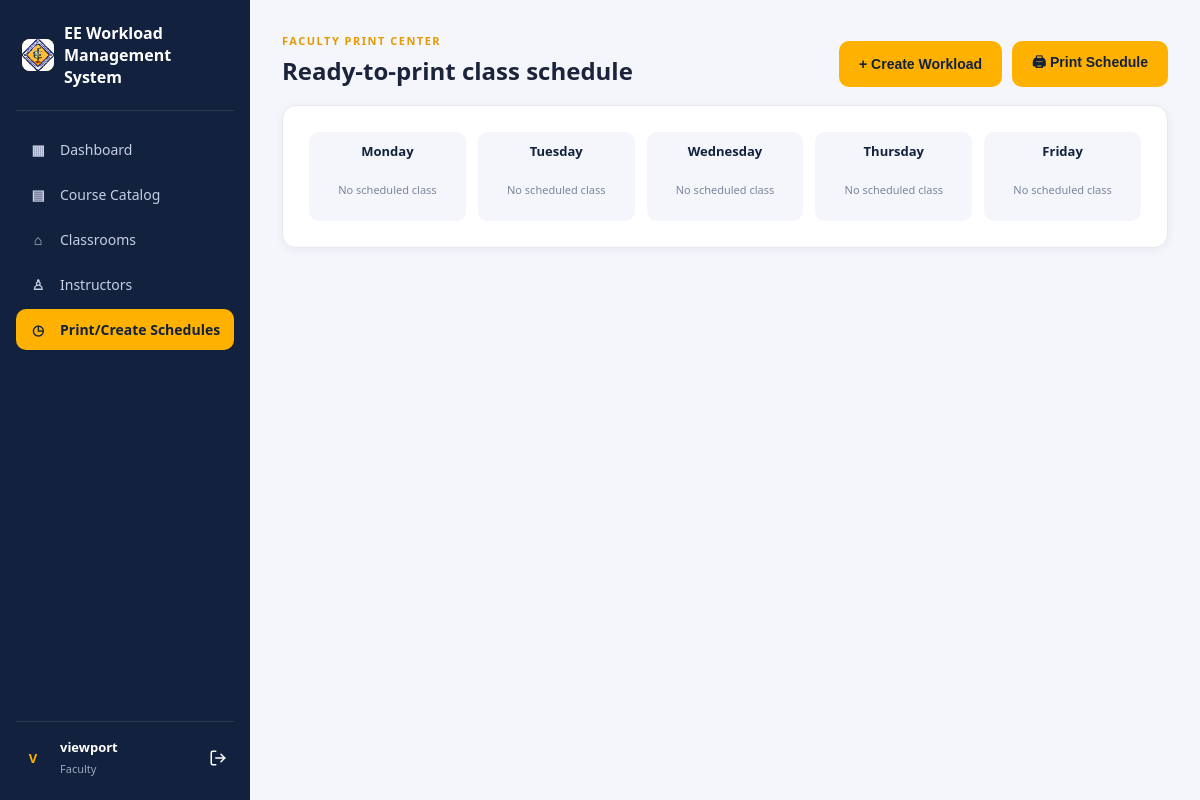
/schedule.php (signed in), run on an earlier commit of the app's database.
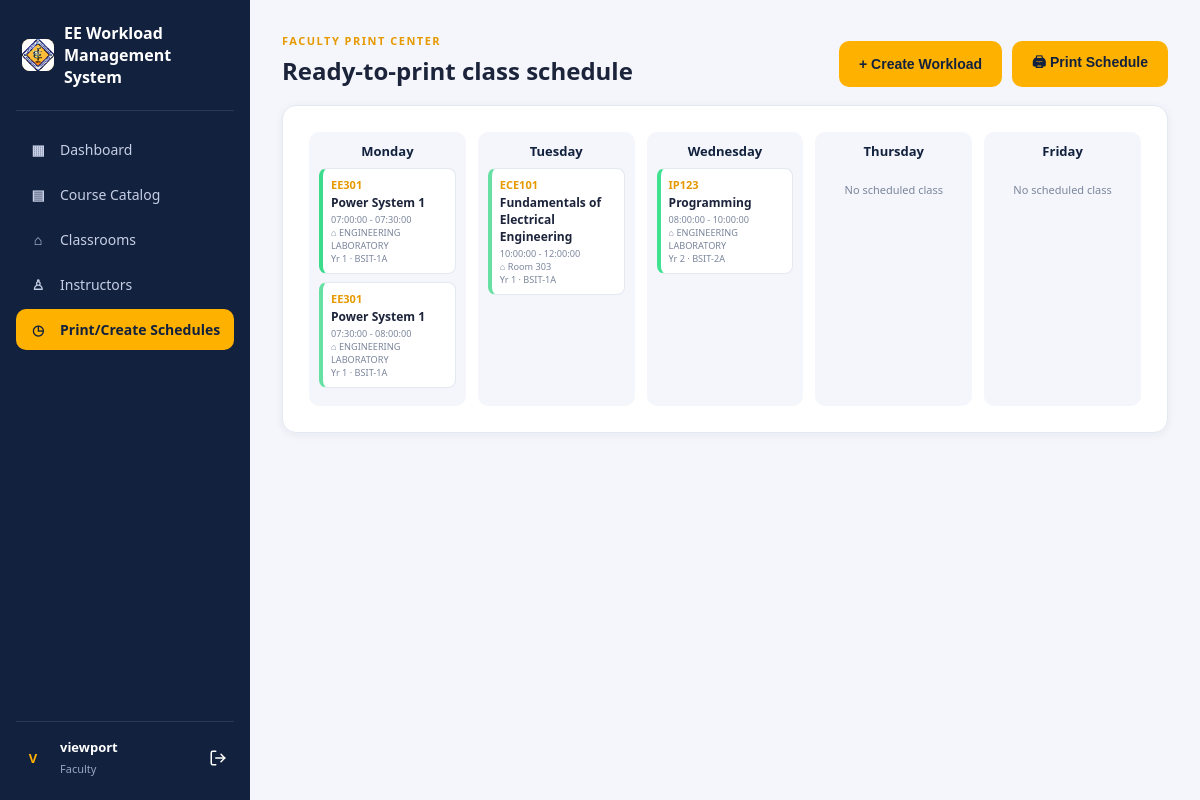
And on a later commit of the database.
### tables this page shows
CREATE TABLE `schedules` (
  `schedule_id` int(11) NOT NULL,
  `course_id` int(11) NOT NULL,
  `faculty_id` int(11) DEFAULT NULL,
  `room_id` int(11) NOT NULL,
  `section` varchar(20) DEFAULT NULL,
  `day_of_week` varchar(10) DEFAULT NULL,
  `start_time` time DEFAULT NULL,
  `end_time` time DEFAULT NULL,
  `cell_color` varchar(20) DEFAULT NULL
);

CREATE TABLE `courses` (
  `course_id` int(11) NOT NULL,
  `course_code` varchar(10) NOT NULL,
  `course_name` varchar(100) NOT NULL,
  `year_level` tinyint(4) NOT NULL,
  `units` tinyint(4) NOT NULL,
  `status` enum('Open','Closed') DEFAULT 'Open'
);

CREATE TABLE `rooms` (
  `room_id` int(11) NOT NULL,
  `room_code` varchar(100) NOT NULL,
  `room_name` varchar(50) NOT NULL,
  `capacity` int(11) DEFAULT NULL
);

### schedule.php (the view, shortened to what this page needs)
<?php
function h($v){ return htmlspecialchars((string)$v, ENT_QUOTES, 'UTF-8'); }
$db = new database();
$conn = $db->connect();
require 'includes/header.php';
?>
<link rel="stylesheet" href="assets/faculty_schedule.css">
<?php
$sql = "SELECT s.*, c.course_code, c.course_name, c.year_level,
               r.room_name
        FROM schedules s
        JOIN courses c ON c.course_id = s.course_id
        JOIN rooms r   ON r.room_id   = s.room_id
        ORDER BY FIELD(s.day_of_week,'Monday','Tuesday','Wednesday','Thursday','Friday'), s.start_time";
$result = $conn->query($sql);
$allEntries = $result ? $result->fetch_all(MYSQLI_ASSOC) : [];
$byDay = ['Monday'=>[], 'Tuesday'=>[], 'Wednesday'=>[], 'Thursday'=>[], 'Friday'=>[]];
foreach ($allEntries as $e) {
    if (isset($byDay[$e['day_of_week']])) $byDay[$e['day_of_week']][] = $e;
}
?>
<section class="page-section">
<div class="section-heading">
    <div><span class="eyebrow">FACULTY PRINT CENTER</span><h2>Ready-to-print class schedule</h2></div>
    <div class="schedule-toolbar-row">
        <button class="primary-btn" id="openCreateWorkload" type="button">+ Create Workload</button>
        <button class="primary-btn print-btn" type="button" onclick="window.print()">🖨 Print Schedule</button>
    </div>
</div>
<div class="printable-schedule" id="printableSchedule">
    <div class="schedule-grid">
    <?php foreach ($byDay as $day => $entries): ?>
        <div class="day-column">
            <div class="day-title"><?= h($day) ?></div>
            <?php foreach ($entries as $e): ?>
            <div class="schedule-item"
                 data-schedule-id="<?= h($e['schedule_id']) ?>"
                 data-course-id="<?= h($e['course_id']) ?>"
                 data-room-id="<?= h($e['room_id']) ?>"
                 data-day="<?= h($e['day_of_week']) ?>"
                 data-start="<?= h($e['start_time']) ?>"
                 data-end="<?= h($e['end_time']) ?>"
                 data-color="<?= h($e['cell_color']) ?>"
                 data-year="<?= h($e['year_level']) ?>"
                 data-section="<?= h($e['section']) ?>"
                 data-course="<?= h($e['course_code']) ?>"
                 data-name="<?= h($e['course_name']) ?>"
                 data-room="<?= h($e['room_name']) ?>"
                 style="border-left:4px solid <?= h($e['cell_color']) ?>">
                <span class="code"><?= h($e['course_code']) ?></span>
                <strong><?= h($e['course_name']) ?></strong>
                <small><?= h($e['start_time'].' - '.$e['end_time']) ?></small>
                <small>⌂ <?= h($e['room_name']) ?></small>
                <small>Yr <?= h($e['year_level']) ?> · <?= h($e['section']) ?></small>
            </div>
            <?php endforeach; ?>
            <?php if (!$entries): ?><div class="no-class">No scheduled class</div><?php endif; ?>
        </div>
    <?php endforeach; ?>
    </div>
</div>
</section>
<?php require 'includes/footer.php'; ?>

What changed in the data, as far as the page shows it:
added schedules: course.course_code "EE301", course.course_name "Power System 1", start_time+end_time "07:00:00 - 07:30:00", room.room_name "ENGINEERING LABORATORY", course.year_level "1", section "BSIT-1A", cell_color "#3ddb8c" (drawn), shown under "Monday"
added schedules: course.course_code "EE301", course.course_name "Power System 1", start_time+end_time "07:30:00 - 08:00:00", room.room_name "ENGINEERING LABORATORY", course.year_level "1", section "BSIT-1A", shown under "Monday"
added schedules: course.course_code "ECE101", course.course_name "Fundamentals of Electrical Engineering", start_time+end_time "10:00:00 - 12:00:00", room.room_name "Room 303", course.year_level "1", section "BSIT-1A", shown under "Tuesday"
added schedules: course.course_code "IP123", course.course_name "Programming", start_time+end_time "08:00:00 - 10:00:00", room.room_name "ENGINEERING LABORATORY", course.year_level "2", section "BSIT-2A", cell_color "#40e291" (drawn), shown under "Wednesday"
Also different on the page:
list line gone: "No scheduled class"
